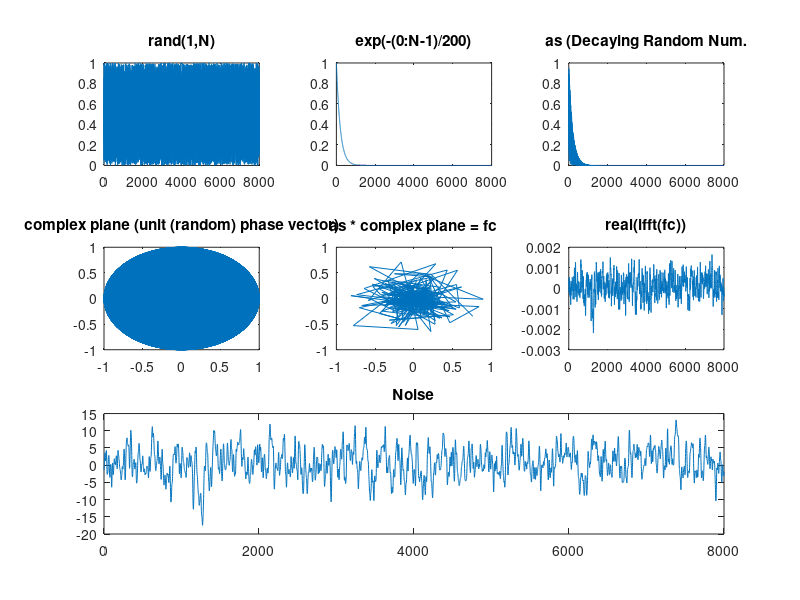
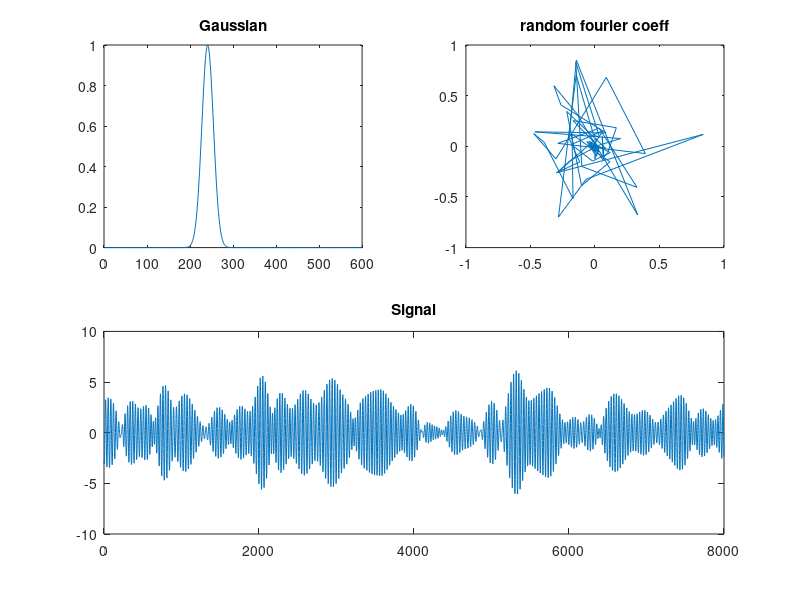
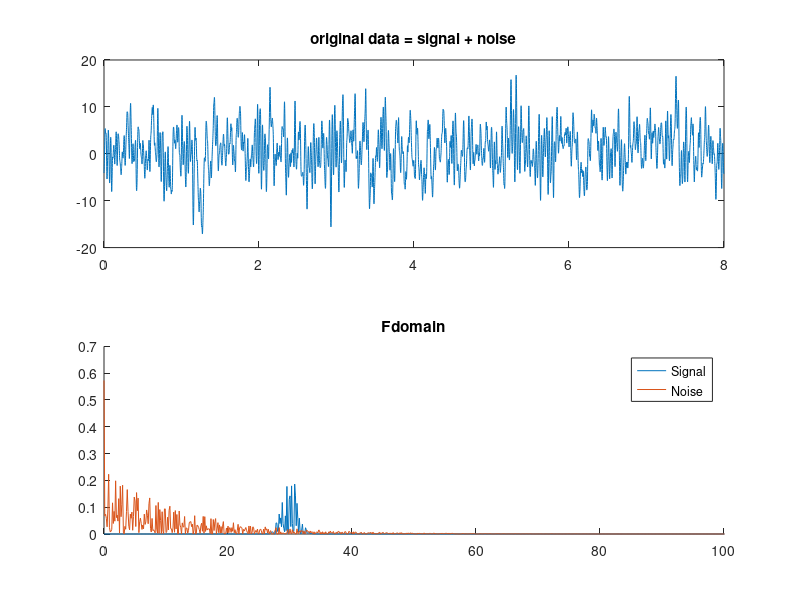
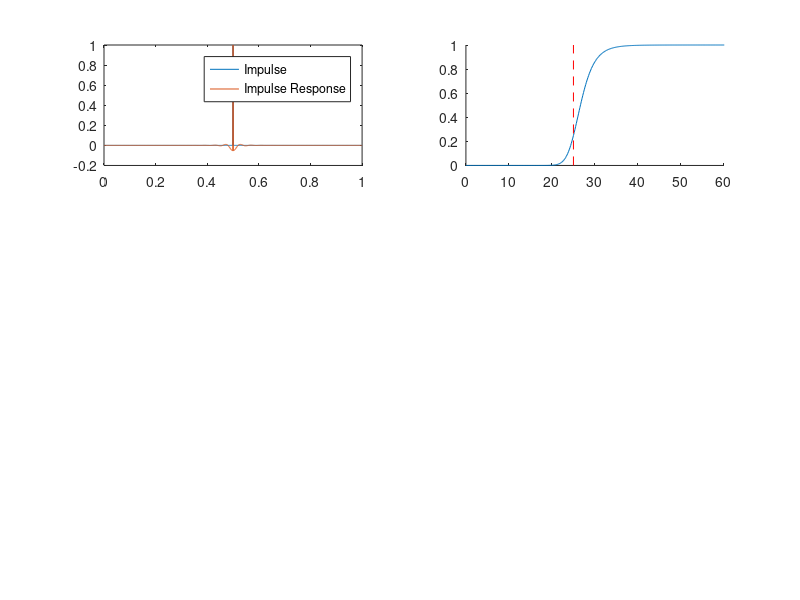

MATLAB code for these plots, in order:
clear, clf
%% Generate signal + noise

%% Noise creation
N = 8000;
fs = 1000;

as = rand(1,N) .* exp(-(0:N-1)/200);%decaying random noise
fc = as .* exp(1i*2*pi*rand(size(as)));%random fourier coeff
noise = real(ifft(fc)) * N;

figure(1),clf
subplot(3,3,1)
plot(rand(1,N))
title('rand(1,N)')

subplot(332)
plot(exp(-(0:N-1)/200))
title('exp(-(0:N-1)/200)')
subplot(333)
plot(as)
title('as (Decaying Random Num.')

subplot(334)
plot(exp(1i*2*pi*rand(size(as))))
title('complex plane (unit (random) phase vector)')

subplot(335)
plot(fc)
title('as * complex plane = fc')

subplot(336)
plot(real(ifft(fc)))
title('real(ifft(fc))')

subplot(3,3,[7,8,9])
plot(noise)
title('Noise')

%% Signal Generation

hz = linspace(0,fs,N);
s = 4 *(2*pi-1)/(4*pi); %normalized width
x = hz - 30; % shifted frequencies
fg = exp(-.5*(x/s).^2); %gaussain

fc = rand(1,N) .* exp(1i*2*pi*rand(1,N)); %fourier coeff
fc = fc .* fg;
signal = real(ifft(fc)) * N;

% plot signal 
figure(2), clf
subplot(2,2,1)
plot(fg)
title('Gaussian')
xlim([0 600])

subplot(2,2,2)
plot(fc)
title('random fourier coeff')

subplot(2,2,[3,4])
plot(signal)
title('Signal')
%% Data

data = signal + noise;
time = (0:N-1)/fs;

% plot data
figure(3),clf
subplot(2,1,1)
plot(time,data)
title('original data = signal + noise')

subplot(212), hold on
plot(hz,abs(fft(signal)/N).^2)
plot(hz,abs(fft(noise)/N).^2)
legend({'Signal';'Noise'})
xlim([0 100])
title('Fdomain')

%% build filter kernel(butter) and test with impulse 

filtcut = 25;

[b,a] = butter(7,filtcut/(fs/2),'high');

%test impulse response function
impulse = [zeros(1,500) 1 zeros(1,500)];
fimpulse = filtfilt(b,a,impulse);
imptime = (0:length(impulse)-1)/fs;

figure(4),clf
subplot(321)
plot(imptime,impulse,imptime,fimpulse./max(fimpulse))
legend({'Impulse';'Impulse Response'})

subplot(322),hold on
hz = linspace(0,fs/2,3000);
imppow = abs(fft(fimpulse,2*length(hz))).^2;
plot(hz,imppow(1:length(hz)));
ylim([0 1])
xlim([0 60])
plot([1 1]*filtcut,get(gca,"YLim"),'r--')

%% filtering using butterworth (IIR filter)

fdata = filtfilt(b,a,data);

figure(5),clf
subplot(211)
plot(time,signal,time,fdata)
legend({'signal';'Filtered data'})
title('time domain')

subplot(212)
hz = linspace(0,fs,N);
plot(hz,abs(fft(data)/N).^2,hz,abs(fft(fdata)/N).^2)
legend({'Data(signal+noise)';'Filtered data(only signal)'})
xlim([0 100])
title('F domain')
